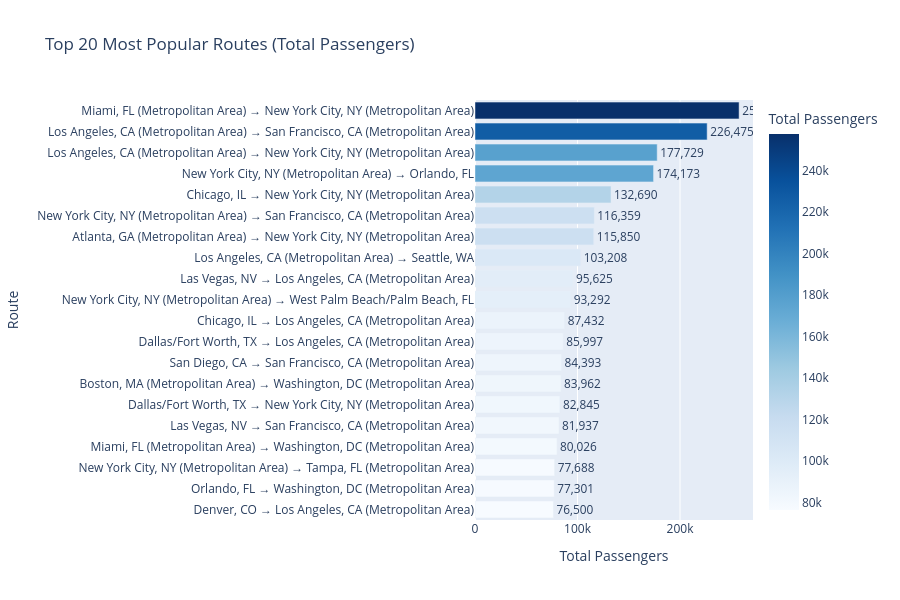

This figure's notebook cell:
### Markdown cell above
## 1. Most Popular Routes (by Passenger Count)

Which routes do people fly the most?

### Code cell
# Aggregate by route
route_stats = df.groupby('route').agg({
    'passengers': 'sum',
    'nsmiles': 'mean',
    'fare': 'mean'
}).reset_index()

# Top 20 by passengers
top_routes = route_stats.nlargest(20, 'passengers')

fig = px.bar(top_routes, 
             x='passengers', 
             y='route',
             orientation='h',
             title='Top 20 Most Popular Routes (Total Passengers)',
             labels={'passengers': 'Total Passengers', 'route': 'Route'},
             color='passengers',
             color_continuous_scale='Blues',
             hover_data={'fare': ':.2f', 'nsmiles': ':.0f'})

fig.update_layout(height=600, yaxis={'categoryorder':'total ascending'})
fig.update_traces(texttemplate='%{x:,}', textposition='outside')
fig.show()

### Figure 1 — Plotly figure (JSON) as saved in the notebook; plotly's stock layout.template omitted (floating-point values rounded to 4 significant figures)
{"data": [{"customdata": [[199.3, 1121.0], [152.5, 372.0], [412.2, 2510.0], [177.9, 987.8], [197.1, 773.0], [420.4, 2617.0], [195.0, 795.0], [197.0, 978.0], [131.1, 236.0], [218.9, 1058.0], [266.3, 1750.0], [246.6, 1246.0], [148.6, 447.0], [168.3, 418.0], [235.1, 1428.0], [151.1, 414.0], [191.4, 946.0], [181.5, 1055.0], [173.7, 787.0], [182.2, 862.0]], "hovertemplate": "Total Passengers=%{marker.color}<br>Route=%{y}<br>fare=%{customdata[0]:.2f}<br>nsmiles=%{customdata[1]:.0f}<extra></extra>", "legendgroup": "", "marker": {"color": [257618, 226475, 177729, 174173, 132690, 116359, 115850, 103208, 95625, 93292, 87432, 85997, 84393, 83962, 82845, 81937, 80026, 77688, 77301, 76500], "coloraxis": "coloraxis", "pattern": {"shape": ""}}, "name": "", "orientation": "h", "showlegend": false, "textposition": "outside", "texttemplate": "%{x:,}", "type": "bar", "x": [257618, 226475, 177729, 174173, 132690, 116359, 115850, 103208, 95625, 93292, 87432, 85997, 84393, 83962, 82845, 81937, 80026, 77688, 77301, 76500], "xaxis": "x", "y": ["Miami, FL (Metropolitan Area) → New York City, NY (Metropolitan Area)", "Los Angeles, CA (Metropolitan Area) → San Francisco, CA (Metropolitan Area)", "Los Angeles, CA (Metropolitan Area) → New York City, NY (Metropolitan Area)", "New York City, NY (Metropolitan Area) → Orlando, FL", "Chicago, IL → New York City, NY (Metropolitan Area)", "New York City, NY (Metropolitan Area) → San Francisco, CA (Metropolitan Area)", "Atlanta, GA (Metropolitan Area) → New York City, NY (Metropolitan Area)", "Los Angeles, CA (Metropolitan Area) → Seattle, WA", "Las Vegas, NV → Los Angeles, CA (Metropolitan Area)", "New York City, NY (Metropolitan Area) → West Palm Beach/Palm Beach, FL", "Chicago, IL → Los Angeles, CA (Metropolitan Area)", "Dallas/Fort Worth, TX → Los Angeles, CA (Metropolitan Area)", "San Diego, CA → San Francisco, CA (Metropolitan Area)", "Boston, MA (Metropolitan Area) → Washington, DC (Metropolitan Area)", "Dallas/Fort Worth, TX → New York City, NY (Metropolitan Area)", "Las Vegas, NV → San Francisco, CA (Metropolitan Area)", "Miami, FL (Metropolitan Area) → Washington, DC (Metropolitan Area)", "New York City, NY (Metropolitan Area) → Tampa, FL (Metropolitan Area)", "Orlando, FL → Washington, DC (Metropolitan Area)", "Denver, CO → Los Angeles, CA (Metropolitan Area)"], "yaxis": "y"}], "layout": {"barmode": "relative", "coloraxis": {"colorbar": {"title": {"text": "Total Passengers"}}, "colorscale": [[0, "rgb(247,251,255)"], [0.125, "rgb(222,235,247)"], [0.25, "rgb(198,219,239)"], [0.375, "rgb(158,202,225)"], [0.5, "rgb(107,174,214)"], [0.625, "rgb(66,146,198)"], [0.75, "rgb(33,113,181)"], [0.875, "rgb(8,81,156)"], [1, "rgb(8,48,107)"]]}, "height": 600, "legend": {"tracegroupgap": 0}, "title": {"text": "Top 20 Most Popular Routes (Total Passengers)"}, "xaxis": {"anchor": "y", "domain": [0, 1], "title": {"text": "Total Passengers"}}, "yaxis": {"anchor": "x", "categoryorder": "total ascending", "domain": [0, 1], "title": {"text": "Route"}}}}
